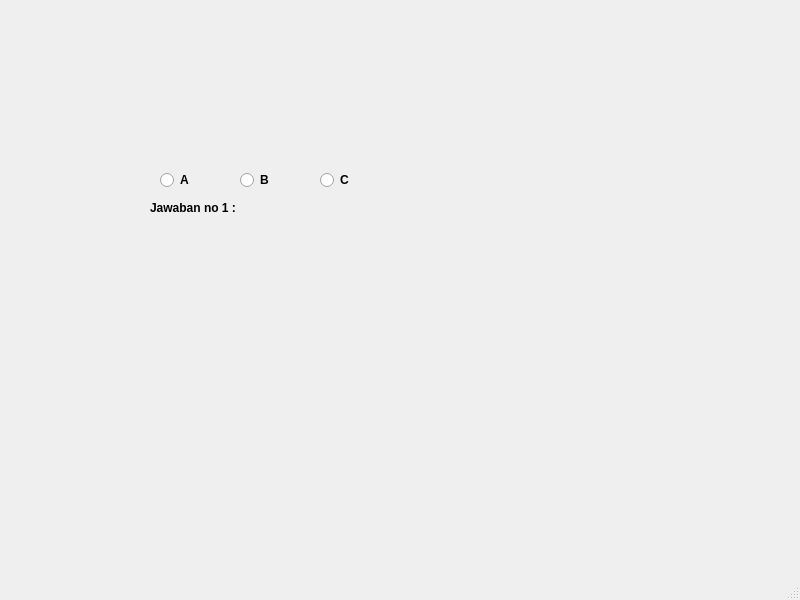
<?xml version="1.0" encoding="UTF-8"?>
<ui version="4.0">
 <class>MainWindow</class>
 <widget class="QMainWindow" name="MainWindow">
  <property name="geometry">
   <rect>
    <x>0</x>
    <y>0</y>
    <width>800</width>
    <height>600</height>
   </rect>
  </property>
  <property name="windowTitle">
   <string>MainWindow</string>
  </property>
  <widget class="QWidget" name="centralwidget">
   <widget class="QLabel" name="label">
    <property name="geometry">
     <rect>
      <x>150</x>
      <y>200</y>
      <width>171</width>
      <height>16</height>
     </rect>
    </property>
    <property name="font">
     <font>
      <weight>75</weight>
      <bold>true</bold>
     </font>
    </property>
    <property name="text">
     <string>Jawaban no 1 : </string>
    </property>
   </widget>
   <widget class="QRadioButton" name="radioButton">
    <property name="geometry">
     <rect>
      <x>160</x>
      <y>170</y>
      <width>51</width>
      <height>20</height>
     </rect>
    </property>
    <property name="font">
     <font>
      <weight>75</weight>
      <bold>true</bold>
     </font>
    </property>
    <property name="text">
     <string>A</string>
    </property>
   </widget>
   <widget class="QRadioButton" name="radioButton_2">
    <property name="geometry">
     <rect>
      <x>240</x>
      <y>170</y>
      <width>95</width>
      <height>20</height>
     </rect>
    </property>
    <property name="font">
     <font>
      <weight>75</weight>
      <bold>true</bold>
     </font>
    </property>
    <property name="text">
     <string>B</string>
    </property>
   </widget>
   <widget class="QRadioButton" name="radioButton_3">
    <property name="geometry">
     <rect>
      <x>320</x>
      <y>170</y>
      <width>95</width>
      <height>20</height>
     </rect>
    </property>
    <property name="font">
     <font>
      <weight>75</weight>
      <bold>true</bold>
     </font>
    </property>
    <property name="text">
     <string>C</string>
    </property>
   </widget>
  </widget>
  <widget class="QMenuBar" name="menubar">
   <property name="geometry">
    <rect>
     <x>0</x>
     <y>0</y>
     <width>800</width>
     <height>26</height>
    </rect>
   </property>
  </widget>
  <widget class="QStatusBar" name="statusbar"/>
 </widget>
 <resources/>
 <connections/>
</ui>
